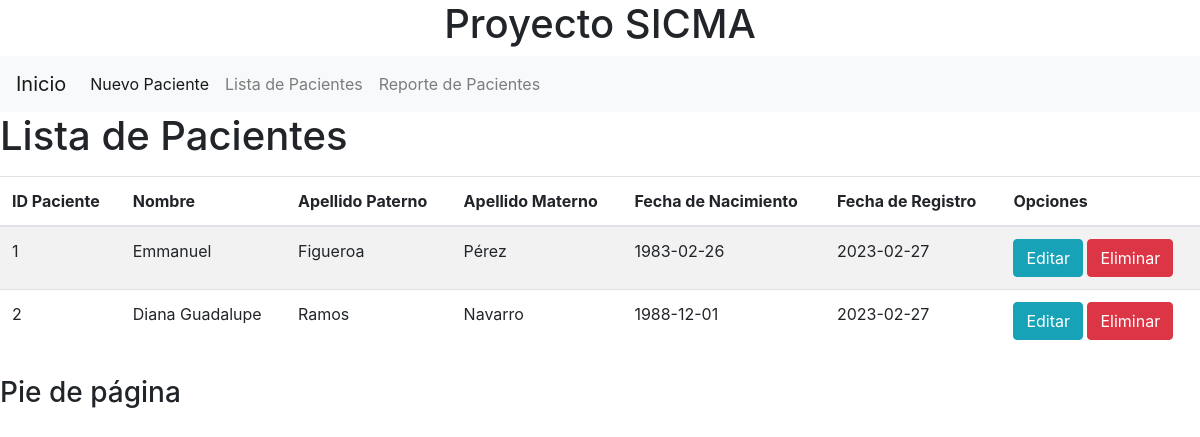
The page / on the database its author committed.
### Aplicaciones/pacientes/models.py (models this page shows, shortened)
class Paciente(models.Model):
    id_paciente = models.AutoField(primary_key=True)
    nombre = models.CharField(max_length=30)
    apellido1 = models.CharField(max_length=30)
    apellido2 = models.CharField(max_length=30)
    fecha_nac = models.CharField(max_length=30)
    fecha_reg = models.CharField(max_length=30)

### Aplicaciones/pacientes/views.py (the view)
# urls.py: path('', views.lista_pacientes, name='lista_pacientes'),
def lista_pacientes(request):
    pacientes = Paciente.objects.all()
    return render(request, 'lista_pacientes.html', {'pacientes': pacientes})

### Aplicaciones/pacientes/templates/lista_pacientes.html
{% extends 'base.html' %}
{% block content %}
    <h1>Lista de Pacientes</h1>
    <div class="table-responsive py-2">
    <table class="table table-striped">
        <thead>
            <tr>
                <th>ID Paciente </th>
                <th>Nombre </th>
                <th>Apellido Paterno </th>
                <th>Apellido Materno </th>
                <th>Fecha de Nacimiento </th>
                <th>Fecha de Registro </th>
                <th>Opciones </th>
            </tr>
        <thead>
            <tbody>
                {% for p in pacientes %}
                <tr>
                    <td>{{ p.id_paciente }}</td>
                    <td>{{ p.nombre }}</td>
                    <td>{{ p.apellido1 }}</td>
                    <td>{{ p.apellido2 }}</td>
                    <td>{{ p.fecha_nac }}</td>
                    <td>{{ p.fecha_reg }}</td>
                    <td>
                        <a href="{% url 'editar_paciente' p.id_paciente %}" class="btn btn-info">Editar</a>
                        <a href="{% url 'eliminar_paciente' p.id_paciente %}" class="btn btn-danger btnEliminacion">Eliminar</a>
                    </td>
                </tr>
                {% endfor %}
            </tbody>
    </table>
</div>
{% endblock %}

### Aplicaciones/pacientes/templates/base.html (shortened to what this page needs)
<!DOCTYPE html>
<html lang="es">
<head>
    <link rel="stylesheet" href="https://cdn.jsdelivr.net/npm/bootstrap@4.5.3/dist/css/bootstrap.min.css"
>
</head>
<body>
    <header>
        {% block header %}
        <h1 align="center"> Proyecto SICMA</h1>
        {% endblock %}
        <nav class="navbar navbar-expand-lg navbar-light bg-light">
            <a class="navbar-brand" href="{% url 'lista_pacientes' %}">Inicio</a>
            <div class="collapse navbar-collapse" id="navbarNav">
              <ul class="navbar-nav">
                <li class="nav-item active">
                  <a class="nav-link" href="{% url 'nuevo_paciente' %}">Nuevo Paciente</a>
                </li>
                <li class="nav-item">
                  <a class="nav-link" href="{% url 'lista_pacientes' %}">Lista de Pacientes</a>
                </li>
                <li class="nav-item">
                  <a class="nav-link" href="{% url 'reporte_pacientes' %}">Reporte de Pacientes</a>
                </li>
              </ul>
            </div>
          </nav>
    </header>
    <main>
        {% block content %}{% endblock %}
    </main>
    <footer>
        {% block footer %}
        <h3>Pie de página</h3>
        {% endblock %}
    </footer>
</body>
</html>

### rows shown on the page
Paciente: id_paciente "1", nombre "Emmanuel", apellido1 "Figueroa", apellido2 "Pérez", fecha_nac "1983-02-26", fecha_reg "2023-02-27"
Paciente: id_paciente "2", nombre "Diana Guadalupe", apellido1 "Ramos", apellido2 "Navarro", fecha_nac "1988-12-01", fecha_reg "2023-02-27"
